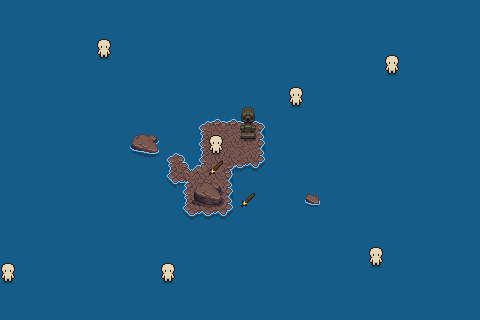

A level layout from a 2D game, rendered from its tile map. Below: a short description, then the map file with tile-grid data replaced by summaries:
An orthogonal 30x20 tile map with 16x16 px tiles, 7 tile layers (Floor, L1, L2, Monsters, ...), 4 tilesets.

<map version="1.10" tiledversion="1.11.2" orientation="orthogonal" renderorder="right-down" width="30" height="20" tilewidth="16" tileheight="16" infinite="0" nextlayerid="15" nextobjectid="1">
 <properties>
  <property name="pos" type="class" propertytype="pos3">
   <properties>
    <property name="x" type="int" value="0" />
    <property name="y" type="int" value="0" />
    <property name="z" type="int" value="0" />
   </properties>
  </property>
 </properties>
 <tileset firstgid="1" source="../../game/assets/art/cave.tsx" />
 <tileset firstgid="1001" source="../../game/assets/art/properties.tsx" />
 <tileset firstgid="2001" source="../../game/assets/art/npc_test.tsx" />
 <tileset firstgid="2033" source="../../game/assets/art/materials2.tsx" />
 <layer id="1" name="Floor" width="30" height="20">
  <data>[600 cells, 600 non-empty, 16 distinct tile ids]</data>
 </layer>
 <layer id="5" name="L1" width="30" height="20">
  <data>[600 cells, 10 non-empty, 10 distinct tile ids]</data>
 </layer>
 <layer id="8" name="L2" width="30" height="20">
  <data>[600 cells, 0 non-empty, 0 distinct tile ids]</data>
 </layer>
 <layer id="12" name="Monsters" width="30" height="20">
  <data>[600 cells, 14 non-empty, 2 distinct tile ids]</data>
 </layer>
 <layer id="13" name="Items" width="30" height="20">
  <data>[600 cells, 2 non-empty, 1 distinct tile ids]</data>
 </layer>
 <layer id="7" name="L3" width="30" height="20">
  <data>[600 cells, 2 non-empty, 2 distinct tile ids]</data>
 </layer>
 <layer id="4" name="L4" width="30" height="20">
  <data>[600 cells, 0 non-empty, 0 distinct tile ids]</data>
 </layer>
 <objectgroup id="14" name="Portals" />
</map>
